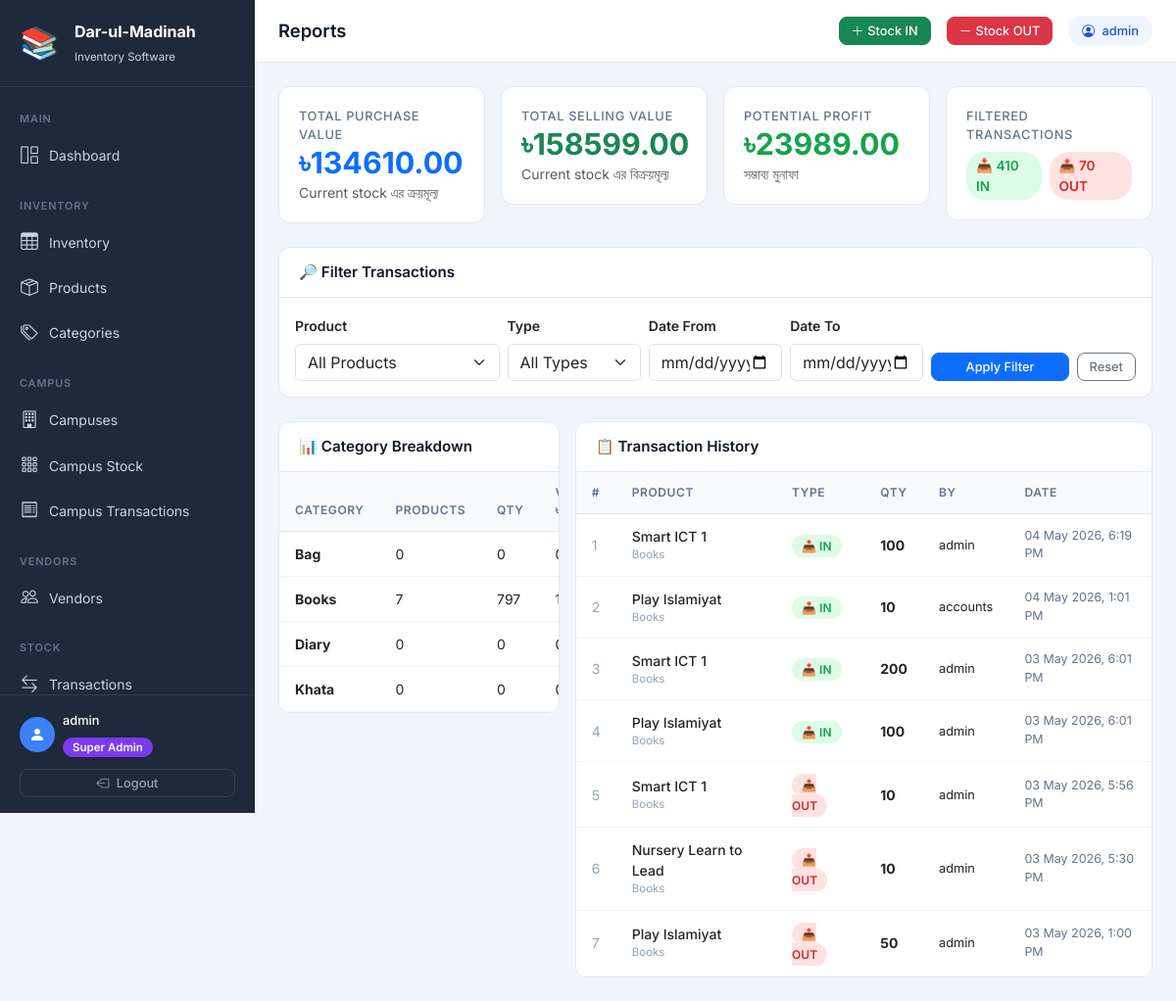
The app's page /reports/ (signed in) with its own data.
### inventory/models.py (models this page shows, shortened)
class Category(models.Model):
    name = models.CharField(max_length=100, unique=True, verbose_name="Category Name")
    description = models.TextField(blank=True, null=True, verbose_name="Description")
    created_at = models.DateTimeField(auto_now_add=True)
    class Meta:
        verbose_name = "Category"
        verbose_name_plural = "Categories"
        ordering = ['name']
    def __str__(self):
        return self.name

class StockLog(models.Model):
    STOCK_IN = 'IN'
    STOCK_OUT = 'OUT'
    TYPE_CHOICES = [
        (STOCK_IN, 'Stock IN (Purchase/Receive)'),
        (STOCK_OUT, 'Stock OUT (Sale/Issue)'),
    ]
    product = models.ForeignKey(
        Product, on_delete=models.CASCADE,
        related_name='stock_logs', verbose_name="Product"
    )
    transaction_type = models.CharField(
        max_length=3, choices=TYPE_CHOICES,
        verbose_name="Transaction Type"
    )
    quantity = models.PositiveIntegerField(verbose_name="Quantity")
    vendor = models.ForeignKey(
        Vendor, on_delete=models.SET_NULL,
        null=True, blank=True,
        related_name='stock_logs', verbose_name="Vendor"
    )
    note = models.TextField(blank=True, null=True, verbose_name="Note/Reason")
    voucher_number = models.CharField(
        max_length=50, unique=True, blank=True,
        verbose_name="Voucher Number"
    )
    created_by = models.ForeignKey(
        User, on_delete=models.SET_NULL,
        null=True, blank=True, verbose_name="Created By"
    )
    created_at = models.DateTimeField(
        default=timezone.now, verbose_name="Date & Time"
    )
    class Meta:
        verbose_name = "Stock Log"
        verbose_name_plural = "Stock Logs"
        ordering = ['-created_at']

class Product(models.Model):
    name = models.CharField(max_length=200, verbose_name="Product Name")
    category = models.ForeignKey(
        Category, on_delete=models.PROTECT,
        related_name='products', verbose_name="Category"
    )
    purchase_price = models.DecimalField(
        max_digits=10, decimal_places=2,
        verbose_name="Purchase Price (৳)"
    )
    selling_price = models.DecimalField(
        max_digits=10, decimal_places=2,
        verbose_name="Selling Price (৳)"
    )
    quantity = models.PositiveIntegerField(default=0, verbose_name="Current Stock")
    opening_stock = models.PositiveIntegerField(default=0, verbose_name="Opening Stock")
    low_stock_threshold = models.PositiveIntegerField(
        default=10, verbose_name="Low Stock Alert Threshold"
    )
    vendor = models.ForeignKey(
        'Vendor', on_delete=models.SET_NULL,
        null=True, blank=True,
        related_name='products', verbose_name="Vendor"
    )
    description = models.TextField(blank=True, null=True, verbose_name="Description")
    created_at = models.DateTimeField(auto_now_add=True)
    updated_at = models.DateTimeField(auto_now=True)
    class Meta:
        verbose_name = "Product"
        verbose_name_plural = "Products"
        ordering = ['name']
    def __str__(self):
        return f"{self.name} ({self.category})"

### inventory/views.py (the view, shortened to what this page needs)
# urls.py: path('reports/', views.reports, name='reports'),
@login_required
def reports(request):
    if not is_super_admin(request.user):
        messages.error(request, '❌ Access denied!')
        return redirect('dashboard')
    form = StockFilterForm(request.GET or None)
    logs = StockLog.objects.select_related(
        'product', 'product__category', 'created_by', 'vendor'
    ).order_by('-created_at')
    total_in_qty = logs.filter(
        transaction_type='IN').aggregate(t=Sum('quantity'))['t'] or 0
    total_out_qty = logs.filter(
        transaction_type='OUT').aggregate(t=Sum('quantity'))['t'] or 0
    all_products = Product.objects.all()
    total_purchase_value = sum(
        p.quantity * p.purchase_price for p in all_products)
    total_selling_value = sum(
        p.quantity * p.selling_price for p in all_products)
    potential_profit = total_selling_value - total_purchase_value
    category_stats = []
    for cat in Category.objects.all():
        cat_products = cat.products.all()
        cat_qty = sum(p.quantity for p in cat_products)
        cat_value = sum(p.quantity * p.purchase_price for p in cat_products)
        category_stats.append({
            'name': cat.name,
            'product_count': cat_products.count(),
            'total_qty': cat_qty,
            'total_value': cat_value,
        })
    paginator = Paginator(logs, 20)
    page_obj = paginator.get_page(request.GET.get('page'))
    return render(request, 'inventory/reports.html', {
        'form': form,
        'page_obj': page_obj,
        'total_in_qty': total_in_qty,
        'total_out_qty': total_out_qty,
        'total_purchase_value': total_purchase_value,
        'total_selling_value': total_selling_value,
        'potential_profit': potential_profit,
        'category_stats': category_stats,
        'page_title': 'Reports',
    })

### inventory/templates/inventory/reports.html (shortened to what this page needs)
{% extends "inventory/base.html" %}
{% block content %}
<div class="row g-3 mb-4">
    <div class="col-md-3">
        <div class="stat-card">
            <div class="stat-label">Total Purchase Value</div>
            <div class="stat-value text-primary mt-1">
                ৳{{ total_purchase_value|floatformat:2 }}
            </div>
            <div class="text-muted small mt-1">Current stock এর ক্রয়মূল্য</div>
        </div>
    </div>
    <div class="col-md-3">
        <div class="stat-card">
            <div class="stat-label">Total Selling Value</div>
            <div class="stat-value text-success mt-1">
                ৳{{ total_selling_value|floatformat:2 }}
            </div>
            <div class="text-muted small mt-1">Current stock এর বিক্রয়মূল্য</div>
        </div>
    </div>
    <div class="col-md-3">
        <div class="stat-card">
            <div class="stat-label">Potential Profit</div>
            <div class="stat-value mt-1"
                style="color:{% if potential_profit >= 0 %}#16a34a{% else %}#dc2626{% endif %};">
                ৳{{ potential_profit|floatformat:2 }}
            </div>
            <div class="text-muted small mt-1">সম্ভাব্য মুনাফা</div>
        </div>
    </div>
    <div class="col-md-3">
        <div class="stat-card">
            <div class="stat-label">Filtered Transactions</div>
            <div class="d-flex gap-2 mt-2">
                <span class="badge-in" style="font-size:0.85rem;">
                    📥 {{ total_in_qty }} IN
                </span>
                <span class="badge-out" style="font-size:0.85rem;">
                    📤 {{ total_out_qty }} OUT
                </span>
            </div>
        </div>
    </div>
</div>
<div class="table-card mb-4">
    <div class="table-card-header">
        <h5>🔎 Filter Transactions</h5>
    </div>
    <div class="p-3">
        <form method="get" class="row g-2 align-items-end">
            <div class="col-md-3">
                <label class="form-label small fw-semibold">Product</label>
                {{ form.product }}
            </div>
            <div class="col-md-2">
                <label class="form-label small fw-semibold">Type</label>
                {{ form.transaction_type }}
            </div>
            <div class="col-md-2">
                <label class="form-label small fw-semibold">Date From</label>
                {{ form.date_from }}
            </div>
            <div class="col-md-2">
                <label class="form-label small fw-semibold">Date To</label>
                {{ form.date_to }}
            </div>
            <div class="col-md-3 d-flex gap-2">
                <button type="submit" class="btn btn-primary btn-sm flex-grow-1">
                    Apply Filter
                </button>
                <a href="{% url 'reports' %}" class="btn btn-outline-secondary btn-sm">
                    Reset
                </a>
            </div>
        </form>
    </div>
</div>
<div class="row g-3">
    <div class="col-md-4">
        <div class="table-card">
            <div class="table-card-header">
                <h5>📊 Category Breakdown</h5>
            </div>
            <table class="table table-hover mb-0">
                <thead>
                    <tr>
                        <th>Category</th>
                        <th>Products</th>
                        <th>Qty</th>
                        <th>Value ৳</th>
                    </tr>
                </thead>
                <tbody>
                    {% for stat in category_stats %}
                    <tr>
                        <td>
                            <strong style="font-size:0.875rem;">{{ stat.name }}</strong>
                        </td>
                        <td>{{ stat.product_count }}</td>
                        <td>{{ stat.total_qty }}</td>
                        <td>{{ stat.total_value|floatformat:0 }}</td>
                    </tr>
                    {% empty %}
                    <tr>
                        <td colspan="4" class="text-center text-muted py-4">
                            No data available.
                        </td>
                    </tr>
                    {% endfor %}
                </tbody>
            </table>
        </div>
    </div>
    <div class="col-md-8">
        <div class="table-card">
            <div class="table-card-header">
                <h5>📋 Transaction History</h5>
            </div>
            <div style="overflow-x:auto;">
                <table class="table table-hover mb-0">
                    <thead>
                        <tr>
                            <th>#</th>
                            <th>Product</th>
                            <th>Type</th>
                            <th>Qty</th>
                            <th>By</th>
                            <th>Date</th>
                        </tr>
                    </thead>
                    <tbody>
                        {% for log in page_obj %}
                        <tr>
                            <td style="color:#94a3b8;">{{ forloop.counter }}</td>
                            <td>
                                <div style="font-weight:500;font-size:0.875rem;">
                                    {{ log.product.name|truncatechars:25 }}
                                </div>
                                <div style="color:#94a3b8;font-size:0.72rem;">
                                    {{ log.product.category.name }}
                                </div>
                            </td>
                            <td>
                                {% if log.transaction_type == 'IN' %}
                                    <span class="badge-in">📥 IN</span>
                                {% else %}
                                    <span class="badge-out">📤 OUT</span>
                                {% endif %}
                            </td>
                            <td><strong>{{ log.quantity }}</strong></td>
                            <td style="font-size:0.8rem;">
                                {{ log.created_by.username|default:"—" }}
                            </td>
                            <td style="font-size:0.78rem;color:#64748b;">
                                {{ log.created_at|date:"d M Y, g:i A" }}
                            </td>
                        </tr>
                        {% endfor %}
                    </tbody>
                </table>
            </div>
        </div>
    </div>
</div>
{% endblock %}

### inventory/templates/inventory/base.html (shortened to what this page needs)
<!DOCTYPE html>
<html lang="en">
<head>
    <link href="https://cdn.jsdelivr.net/npm/bootstrap@5.3.0/dist/css/bootstrap.min.css" rel="stylesheet">
    <link href="https://cdn.jsdelivr.net/npm/bootstrap-icons@1.11.0/font/bootstrap-icons.css" rel="stylesheet">
</head>
<body>
<aside class="sidebar">
    <a href="{% url 'dashboard' %}" class="sidebar-brand d-flex align-items-center gap-3">
        <div class="brand-icon">📚</div>
        <div>
            <span class="brand-title">Dar-ul-Madinah</span>
            <span class="brand-sub">
                {% if request.user.is_superuser or request.user.is_staff %}
                    Inventory Software
                {% else %}
                    Campus Portal
                {% endif %}
            </span>
        </div>
    </a>
    <nav class="sidebar-nav">
        <span class="nav-section-label">Main</span>
        <a href="{% url 'dashboard' %}" class="sidebar-link {% if request.resolver_match.url_name == 'dashboard' %}active{% endif %}">
            <i class="bi bi-grid-1x2"></i> Dashboard
        </a>
        {% if request.user.is_superuser or request.user.is_staff %}
        <span class="nav-section-label mt-2">Inventory</span>
        <a href="{% url 'inventory_overview' %}" class="sidebar-link {% if request.resolver_match.url_name == 'inventory_overview' %}active{% endif %}">
            <i class="bi bi-table"></i> Inventory
        </a>
        <a href="{% url 'product_list' %}" class="sidebar-link {% if 'product' in request.resolver_match.url_name %}active{% endif %}">
            <i class="bi bi-box-seam"></i> Products
        </a>
        <a href="{% url 'category_list' %}" class="sidebar-link {% if 'category' in request.resolver_match.url_name %}active{% endif %}">
            <i class="bi bi-tags"></i> Categories
        </a>
        <span class="nav-section-label mt-2">Campus</span>
        <a href="{% url 'campus_list' %}" class="sidebar-link ">
            <i class="bi bi-building"></i> Campuses
        </a>
        <a href="{% url 'campus_stock_dashboard' %}" class="sidebar-link {% if request.resolver_match.url_name == 'campus_stock_dashboard' %}active{% endif %}">
            <i class="bi bi-grid-3x3-gap"></i> Campus Stock
        </a>
        <a href="{% url 'campus_transaction_report' %}" class="sidebar-link {% if request.resolver_match.url_name == 'campus_transaction_report' %}active{% endif %}">
            <i class="bi bi-receipt"></i> Campus Transactions
        </a>
        <span class="nav-section-label mt-2">Vendors</span>
        <a href="{% url 'vendor_list' %}" class="sidebar-link {% if 'vendor' in request.resolver_match.url_name %}active{% endif %}">
            <i class="bi bi-people"></i> Vendors
        </a>
        <span class="nav-section-label mt-2">Stock</span>
        <a href="{% url 'stock_log_list' %}" class="sidebar-link {% if request.resolver_match.url_name == 'stock_log_list' %}active{% endif %}">
            <i class="bi bi-arrow-left-right"></i> Transactions
        </a>
        {% endif %}
    </nav>
    <div class="sidebar-footer">
        <div class="d-flex align-items-center gap-2 mb-2">
            <div style="width:36px;height:36px;background:#3b82f6;border-radius:50%;display:flex;align-items:center;justify-content:center;">
                <i class="bi bi-person-fill text-white" style="font-size:1rem;"></i>
            </div>
            <div>
                <div style="color:#fff;font-size:0.8rem;font-weight:500;">
                    {{ request.user.get_full_name|default:request.user.username }}
                </div>
                <div class="mt-1">
                    {% if request.user.is_superuser or request.user.is_staff %}
                        <span class="role-badge-super">Super Admin</span>
                    {% else %}
                        <span class="role-badge-campus">Campus Admin</span>
                    {% endif %}
                </div>
            </div>
        </div>
        <a href="{% url 'logout' %}" class="btn btn-sm btn-outline-secondary w-100 mt-1" style="border-color:#334155;color:#94a3b8;">
            <i class="bi bi-box-arrow-left me-1"></i> Logout
        </a>
    </div>
</aside>
<div class="main-wrapper">
    <div class="top-navbar">
        <h1 class="page-heading flex-grow-1">
            {% block page_heading %}{{ page_title|default:"Dashboard" }}{% endblock %}
        </h1>
        {% if request.user.is_superuser or request.user.is_staff %}
            <a href="{% url 'stock_in' %}" class="btn btn-sm btn-success d-none d-md-flex align-items-center gap-1">
                <i class="bi bi-plus-lg"></i> Stock IN
            </a>
            <a href="{% url 'stock_out' %}" class="btn btn-sm btn-danger d-none d-md-flex align-items-center gap-1">
                <i class="bi bi-dash-lg"></i> Stock OUT
            </a>
        {% endif %}
        <div class="user-badge d-none d-md-block">
            <i class="bi bi-person-circle me-1"></i> {{ request.user.username }}
        </div>
    </div>
    <main class="page-content">
        {% block content %}{% endblock %}
    </main>
</div>
</body>
</html>

### records on screen
Category: name "Bag"
Category: name "Books"
Category: name "Diary"
Category: name "Khata"
StockLog: product.name "Smart ICT 1", product.category.name "Books", transaction_type "📥 IN", quantity "100", created_by.username "admin", created_at "04 May 2026, 6:19 PM"
StockLog: product.name "Play Islamiyat", product.category.name "Books", transaction_type "📥 IN", quantity "10", created_by.username "accounts", created_at "04 May 2026, 1:01 PM"
StockLog: product.name "Smart ICT 1", product.category.name "Books", transaction_type "📥 IN", quantity "200", created_by.username "admin", created_at "03 May 2026, 6:01 PM"
StockLog: product.name "Play Islamiyat", product.category.name "Books", transaction_type "📥 IN", quantity "100", created_by.username "admin", created_at "03 May 2026, 6:01 PM"
StockLog: product.name "Smart ICT 1", product.category.name "Books", transaction_type "📤 OUT", quantity "10", created_by.username "admin", created_at "03 May 2026, 5:56 PM"
StockLog: product.name "Nursery Learn to Lead", product.category.name "Books", transaction_type "📤 OUT", quantity "10", created_by.username "admin", created_at "03 May 2026, 5:30 PM"
StockLog: product.name "Play Islamiyat", product.category.name "Books", transaction_type "📤 OUT", quantity "50", created_by.username "admin", created_at "03 May 2026, 1:00 PM"

### other values on screen
{{ request.user.get_full_name|default:request.user.username }} "admin"
{{ page_title|default:"Dashboard" }} "Reports"
{{ request.user.username }} "admin"
{{ total_purchase_value|floatformat:2 }} "134610.00"
{{ total_selling_value|floatformat:2 }} "158599.00"
{{ potential_profit|floatformat:2 }} "23989.00"
{{ total_in_qty }} "410"
{{ total_out_qty }} "70"
{{ stat.product_count }} "0" "7" "0" "0"
{{ stat.total_qty }} "0" "797" "0" "0"
